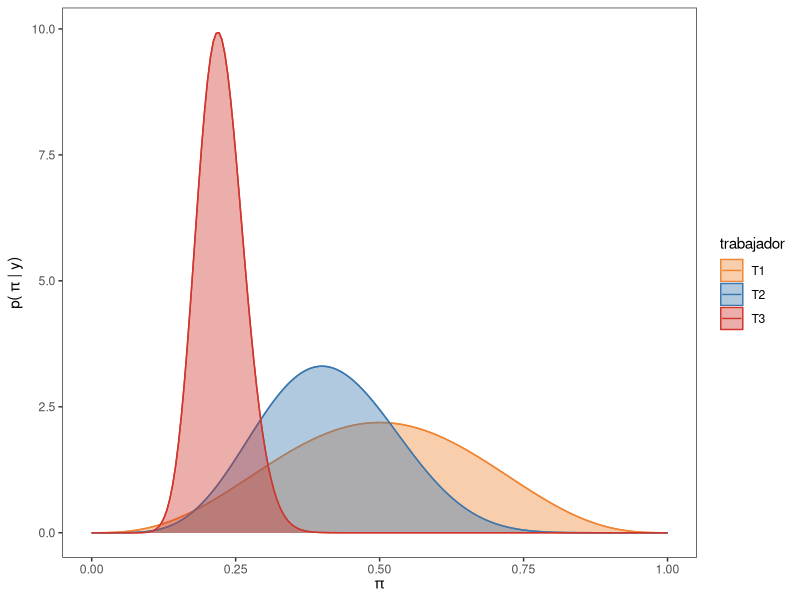

Generate this figure with R:
## ---- chunk 1
#| fig-width: 7
#| fig-align: center
library(ggplot2)

colores <- c("#f08533", "#3b78b0", "#d1352c")

# Crear grilla para los valores de "pi"
grid_n <- 200
pi_grid <- seq(0, 1, length.out = grid_n)

# Hiperparámetros del prior
a_prior <- 4
b_prior <- 3

# Cantidad de éxitos y ensayos para cada trabajador
y_1 <- 0
N_1 <- 1

y_2 <- 3
N_2 <- 10

y_3 <- 20
N_3 <- 100

# Hiperparámetros del posterior, para cada trabajador
a_posterior_1 <- a_prior + y_1
b_posterior_1 <- b_prior + N_1 - y_1

a_posterior_2 <- a_prior + y_2
b_posterior_2 <- b_prior + N_2 - y_2

a_posterior_3 <- a_prior + y_3
b_posterior_3 <- b_prior + N_3 - y_3

# Evaluar la funcion de densidad del posterior de cada trabajador
# en cada uno de los puntos de "pi_grid"
posterior_1 <- dbeta(pi_grid, a_posterior_1, b_posterior_1)
posterior_2 <- dbeta(pi_grid, a_posterior_2, b_posterior_2)
posterior_3 <- dbeta(pi_grid, a_posterior_3, b_posterior_3)

# Crear un data.frame, necesario para trabajar con ggplot2
datos <- data.frame(
    p = rep(pi_grid, times = 3),
    posterior = c(posterior_1, posterior_2, posterior_3),
    trabajador = rep(c("T1", "T2", "T3"), each = grid_n)
)

# Crear el grafico con ggplot2 con los siguientes mapeos
# * Los valores del eje horizontal "x" salen de "pi"
# * Los valores de la altura en el eje vertical "y" salen de "posterior"
# * Los colores se mapean a cada uno de los valores de "trabajador"
# * Las areas tienen un color de relleno distinto para cada valor en "trabajador"
ggplot(datos, aes(x = p, y = posterior, color = trabajador)) +
    geom_line() +
    geom_area(aes(fill = trabajador), alpha = 0.4, position = "identity") +
    scale_color_manual(values = colores) +
    scale_fill_manual(values = colores) +
    labs(x = expression(pi), y = expression("p(" ~ pi ~ "| y)")) +
    theme_bw() +
    theme(
        panel.grid.major = element_blank(),
        panel.grid.minor = element_blank(),
    )
